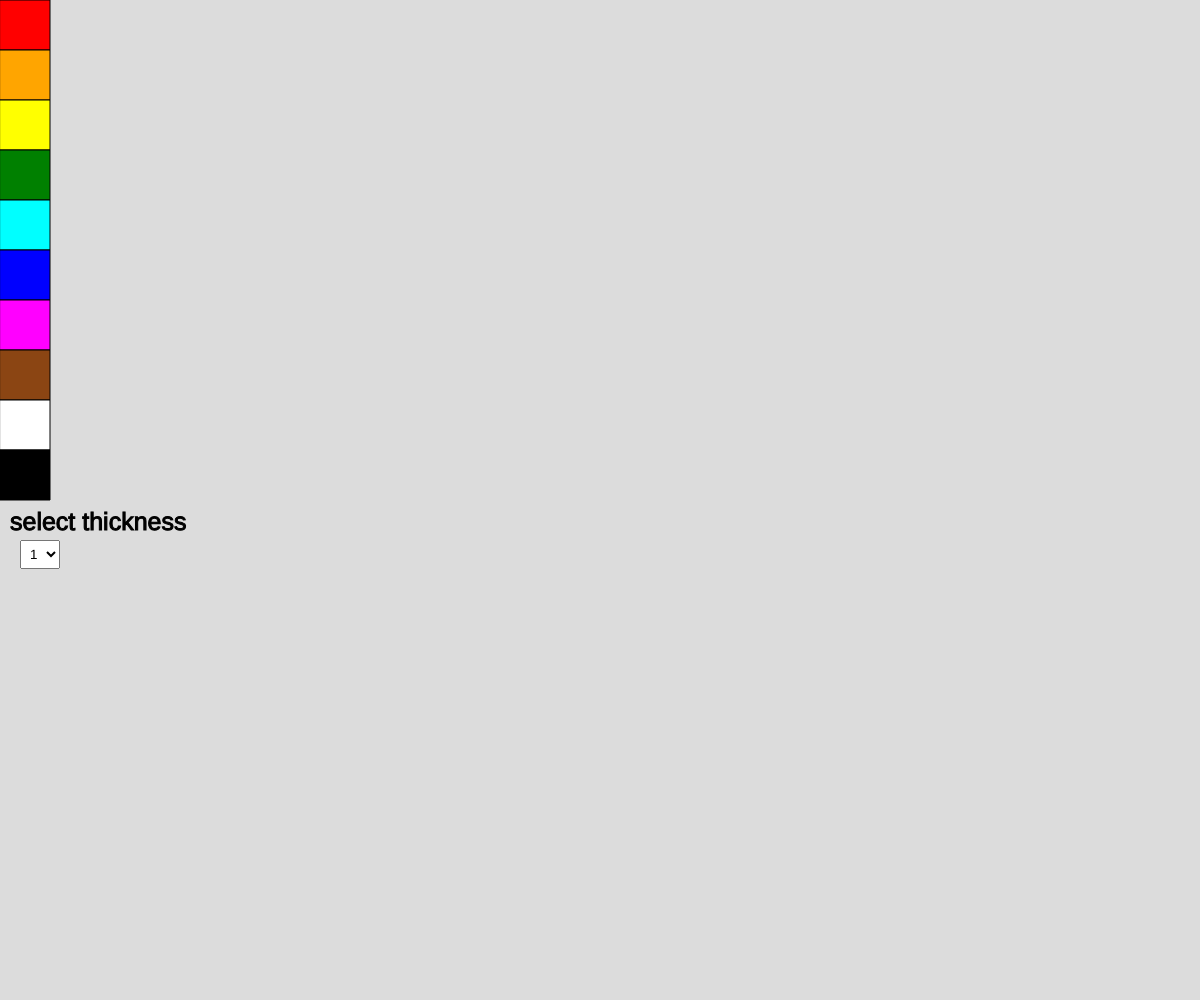
Frame 1 (no input)
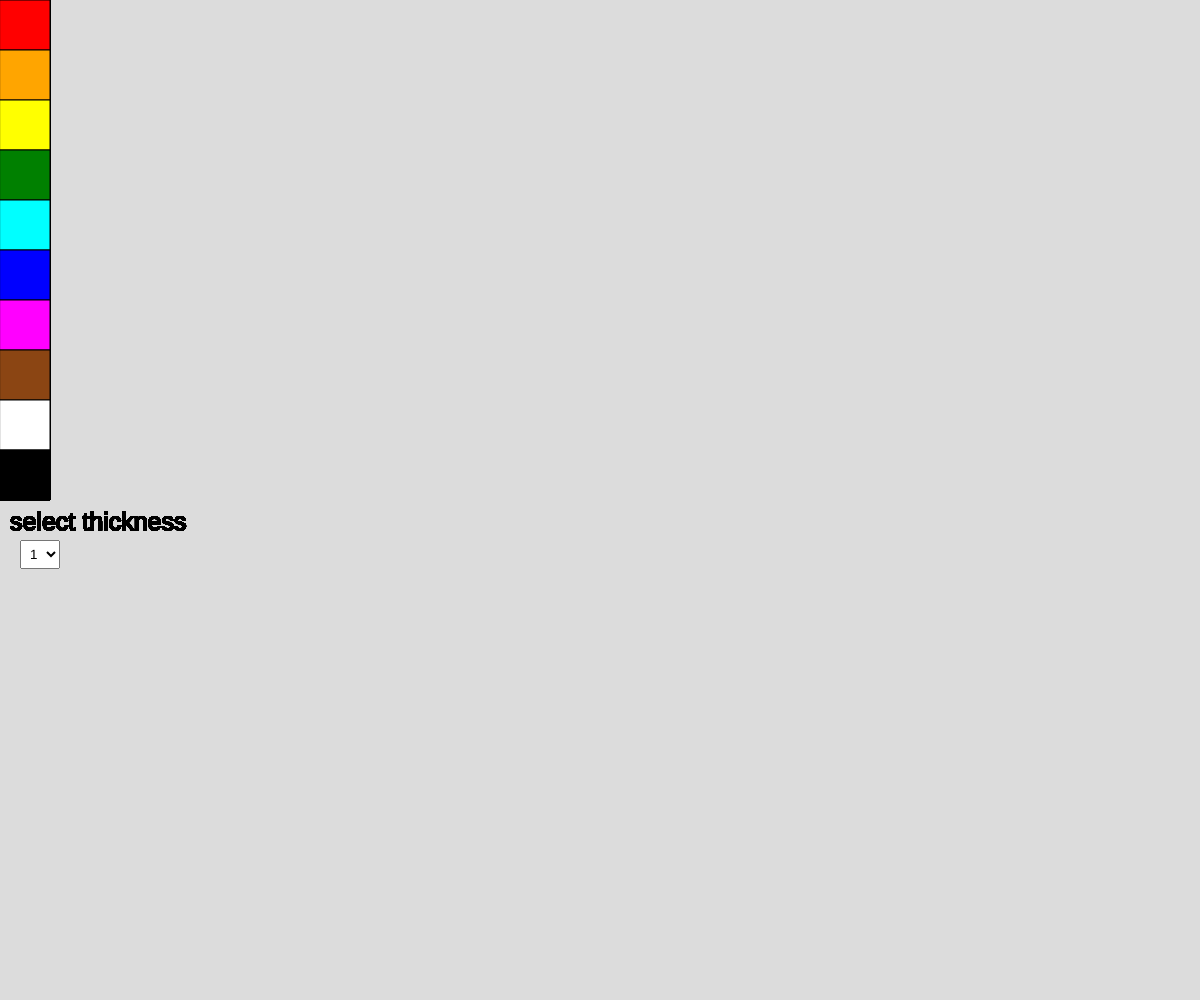
Frame 60 (no input)
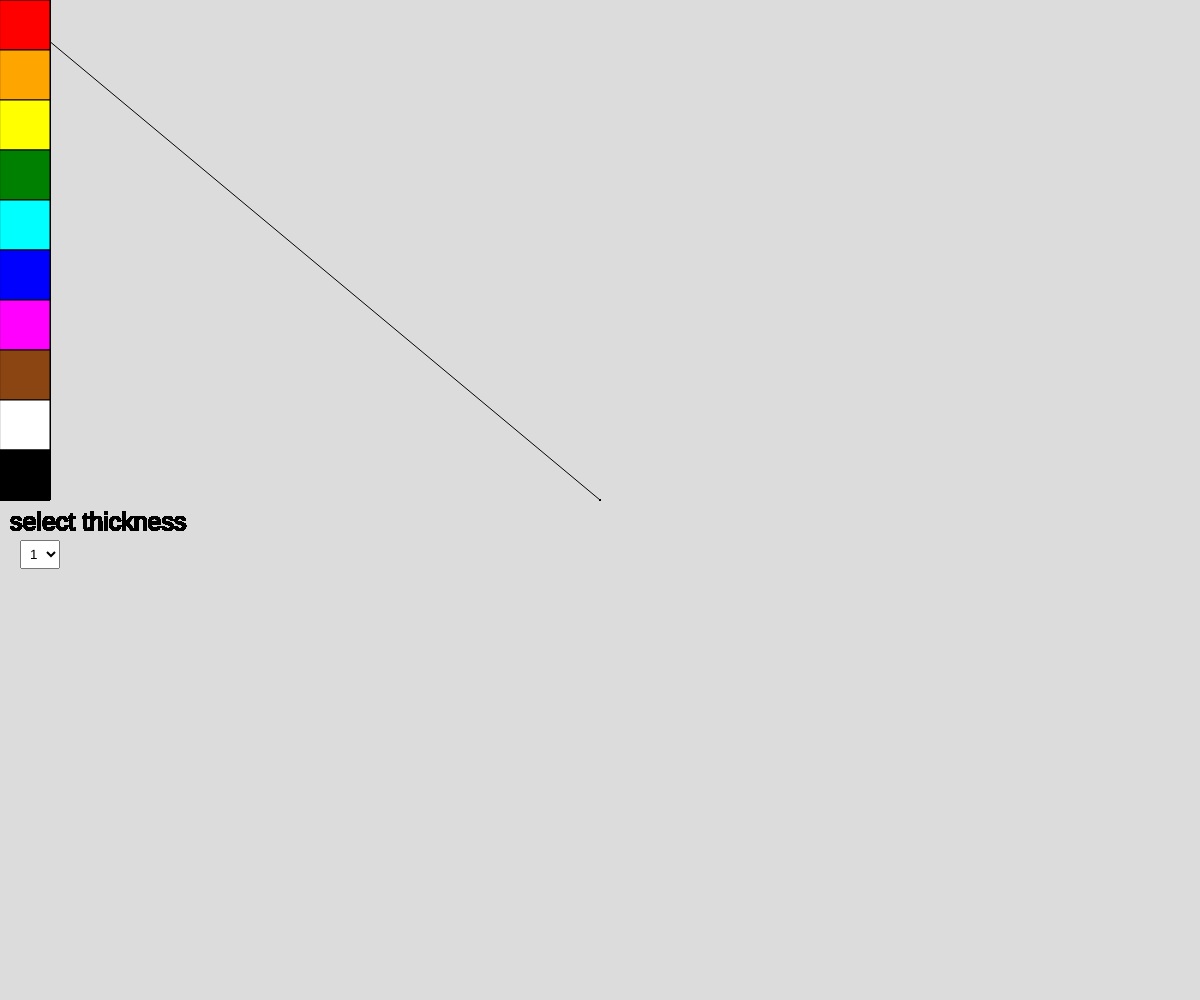
Frame 120 (the mouse pressed at the canvas centre since frame 60)

The p5.js sketch that drew these frames (run headless with seeded random() and noise() and a simulated clock; from frame 60 on, the mouse is pressed at the canvas centre):

// p5.js sketch
// ── sketch.js
let pallet = [];
let colors = ["red", "orange", "yellow", "green", "cyan", "blue", "magenta", [139, 69, 19], "white", "black"];
let prevX, prevY;
let thickness;
let locked = false;
let selectedColor = "black";

function setup() {
  createCanvas(windowWidth, windowHeight);
  background(220);

  for(let i = 0; i < colors.length; i++) {
    let box = new colorBox(i, colors[i]);
    pallet.push(box);
  }

  thickness = createSelect();
  thickness.position(20, colors.length * 50 + 40);
  thickness.style("padding", "5px");

  for(let i = 1; i<=5; i++) {
    thickness.option(i);
  }
}

function draw() {
  for(let box of pallet) {
    box.appear();
  }

  textSize(25);
  text("select thickness", 10, colors.length * 50 + 30);


  if(mouseIsPressed) {
    if(mouseX > 60) {
      stroke(selectedColor);
      strokeWeight(thickness.value());
      line(pmouseX, pmouseY, mouseX, mouseY);
    }
  }  
  prevX = mouseX;
  prevY = mouseY;
}

function mousePressed() {
  if (!locked) {
    for (let box of pallet) {
      if (mouseX > box.x && mouseX < box.x + 50 && mouseY > box.y && mouseY < box.y + 50) {
        selectedColor = box.color;
        colorLocked = true;
        return;
      }
    }
  }
}

class colorBox {
  constructor(pos, color) {
    this.x = 0;
    this.y = pos * 50;
    this.color = color;
  }
  appear() {
    fill(this.color);
    stroke(0);
    rect(this.x, this.y, 50, 50);
  }
}
